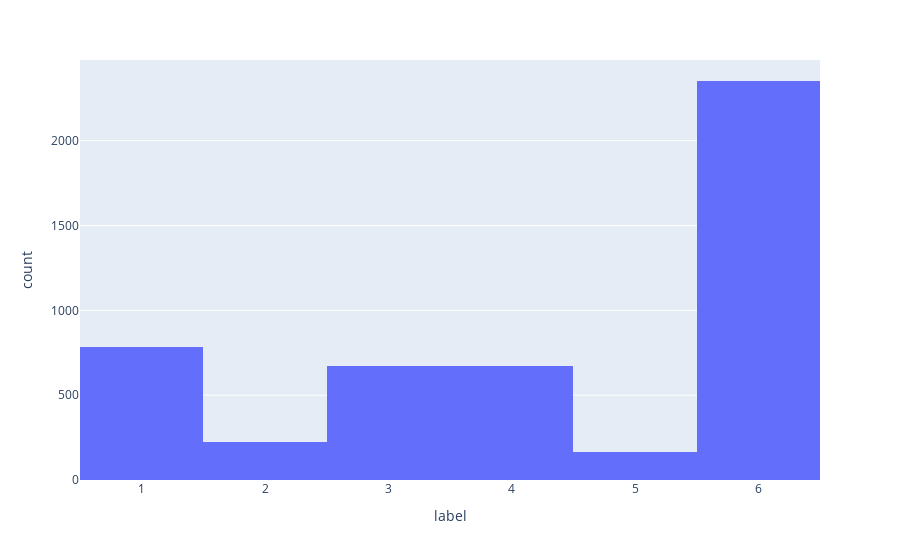

The notebook cell saved with this chart:
### Code cell
fig = px.histogram(emotion, x="label")
fig.show()

### Figure 1 — Plotly figure (JSON) as saved in the notebook; plotly's stock layout.template omitted (floating-point values rounded to 4 significant figures; data arrays with more than 128 entries replaced by an {"elided": "..."} marker saying what was removed)
{"data": [{"alignmentgroup": "True", "bingroup": "x", "hovertemplate": "label=%{x}<br>count=%{y}<extra></extra>", "legendgroup": "", "marker": {"color": "#636efa", "pattern": {"shape": ""}}, "name": "", "offsetgroup": "", "orientation": "v", "showlegend": false, "type": "histogram", "x": {"elided": "4872 int values"}, "xaxis": "x", "yaxis": "y"}], "layout": {"barmode": "relative", "legend": {"tracegroupgap": 0}, "margin": {"t": 60}, "xaxis": {"anchor": "y", "domain": [0, 1], "title": {"text": "label"}}, "yaxis": {"anchor": "x", "domain": [0, 1], "title": {"text": "count"}}}}
